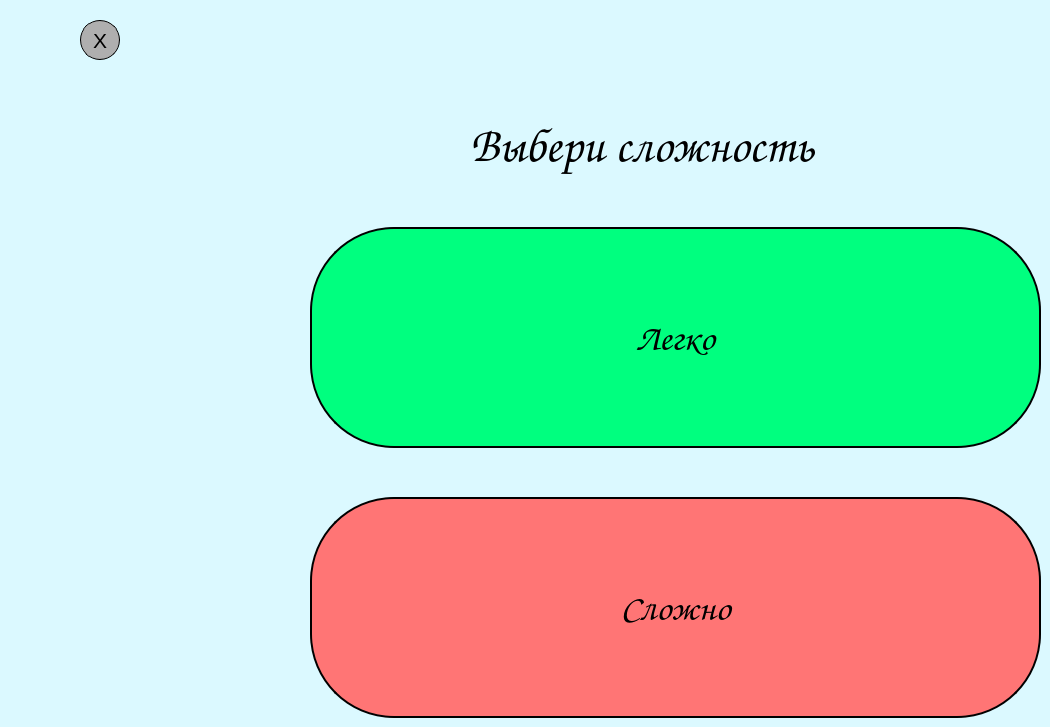
    <widget class="QWidget" name="chooseDifficultPage">
     <property name="styleSheet">
      <string notr="true">background-color:rgb(219, 249, 255)</string>
     </property>
     <widget class="QLabel" name="label_2">
      <property name="geometry">
       <rect>
        <x>470</x>
        <y>110</y>
        <width>551</width>
        <height>71</height>
       </rect>
      </property>
      <property name="font">
       <font>
        <family>Comic Sans MS</family>
        <pointsize>36</pointsize>
       </font>
      </property>
      <property name="layoutDirection">
       <enum>Qt::RightToLeft</enum>
      </property>
      <property name="styleSheet">
       <string notr="true">color: rgb(0, 0, 0);</string>
      </property>
      <property name="text">
       <string>Выбери сложность</string>
      </property>
     </widget>
     <widget class="QPushButton" name="hardDifficultButton">
      <property name="geometry">
       <rect>
        <x>310</x>
        <y>497</y>
        <width>731</width>
        <height>221</height>
       </rect>
      </property>
      <property name="sizePolicy">
       <sizepolicy hsizetype="Minimum" vsizetype="Preferred">
        <horstretch>0</horstretch>
        <verstretch>0</verstretch>
       </sizepolicy>
      </property>
      <property name="font">
       <font>
        <family>Comic Sans MS</family>
        <pointsize>28</pointsize>
       </font>
      </property>
      <property name="styleSheet">
       <string notr="true">QPushButton#hardDifficultButton{
border: 2px solid f#000000;
background-color: rgb(255, 117, 117);
border-radius: 84px;
	color: rgb(0, 0, 0);
}
QPushButton#hardDifficultButton:hover{
background-color: rgb(225, 87, 87);
}</string>
      </property>
      <property name="text">
       <string>Сложно</string>
      </property>
     </widget>
     <widget class="QPushButton" name="easyDifficultButton">
      <property name="geometry">
       <rect>
        <x>310</x>
        <y>227</y>
        <width>731</width>
        <height>221</height>
       </rect>
      </property>
      <property name="sizePolicy">
       <sizepolicy hsizetype="Minimum" vsizetype="Preferred">
        <horstretch>0</horstretch>
        <verstretch>0</verstretch>
       </sizepolicy>
      </property>
      <property name="font">
       <font>
        <family>Comic Sans MS</family>
        <pointsize>28</pointsize>
       </font>
      </property>
      <property name="styleSheet">
       <string notr="true">QPushButton#easyDifficultButton{
border: 2px solid f#000000;
background-color: rgb(0, 255, 127);
border-radius: 84px;
	color: rgb(0, 0, 0);
}
QPushButton#easyDifficultButton:hover{
background-color: rgb(0, 235, 107);
}</string>
      </property>
      <property name="text">
       <string>Легко</string>
      </property>
     </widget>
     <widget class="QPushButton" name="quitChooseDifficultPageButton">
      <property name="geometry">
       <rect>
        <x>80</x>
        <y>20</y>
        <width>40</width>
        <height>40</height>
       </rect>
      </property>
      <property name="sizePolicy">
       <sizepolicy hsizetype="Minimum" vsizetype="Maximum">
        <horstretch>0</horstretch>
        <verstretch>0</verstretch>
       </sizepolicy>
      </property>
      <property name="font">
       <font>
        <pointsize>16</pointsize>
       </font>
      </property>
      <property name="styleSheet">
       <string notr="true">QPushButton#quitChooseDifficultPageButton{
border-radius: 20px;
background-color: rgb(175, 175, 175);
border: 1px solid black;
background-image: 'images/undo.png';
	color: rgb(0, 0, 0);
}
QPushButton#quitChooseDifficultPageButton:hover{
background-color: rgb(109, 109, 109)
}</string>
      </property>
      <property name="text">
       <string>X</string>
      </property>
      <property name="shortcut">
       <string extracomment="Назад в главное меню"/>
      </property>
     </widget>
    </widget>
